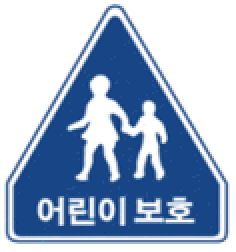
#> input picture ch5/child.png, 118 x 126 px (shown 2 times larger)
$ python 5-4.py
#> lines starting #> are read from the running program, lines starting #| are printed output that depends on the picture; after the words box and inside, x2 and y2 are one past the last pixel; in counts of white or black regions, pixels touching at a corner belong together
import cv2 as cv
import numpy as np

# --------------------------------------------------
# 1. 모델 이미지와 장면 이미지 불러오기
# --------------------------------------------------

# 모델 이미지: 찾고 싶은 어린이 보호 표지판
img1 = cv.imread('child.png')
#> img1 is the input picture: shape (126, 118, 3); mean B, G, R 204.4, 178.1, 159.3

# 장면 이미지: 실제 도로 사진
img2 = cv.imread('road.jpg')
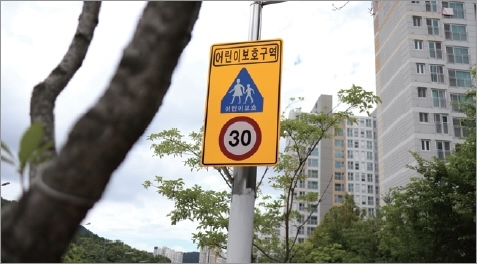
#> input picture ch5/road.jpg, 477 x 264 px
#> img2 is the input picture: shape (264, 477, 3); mean B, G, R 138.4, 147.1, 149.3

# 이미지가 제대로 불러와졌는지 확인
if img1 is None:
    print('child.png를 불러올 수 없습니다.')
    exit()

if img2 is None:
    print('road.jpg를 불러올 수 없습니다.')
    exit()


# --------------------------------------------------
# 2. 그레이스케일 변환
# --------------------------------------------------

# 모델 이미지를 확대하여 특징점 검출을 쉽게 함
img1 = cv.resize(img1, None, fx=3, fy=3)
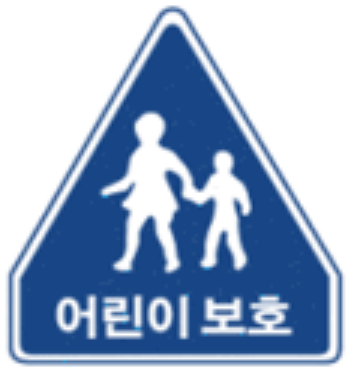
#> img1: shape (378, 354, 3); mean B, G, R 204.4, 178, 159.3

gray1 = cv.cvtColor(img1, cv.COLOR_BGR2GRAY)
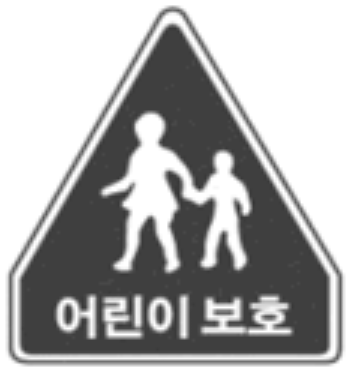
#> gray1: shape (378, 354); min 51, max 255, mean 175.5
gray2 = cv.cvtColor(img2, cv.COLOR_BGR2GRAY)
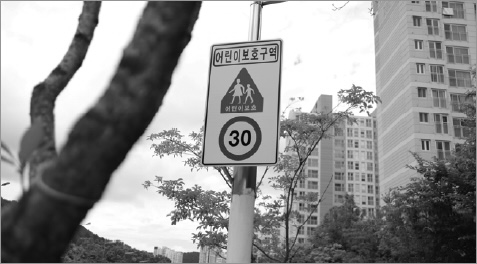
#> gray2: shape (264, 477); min 2, max 255, mean 146.8


# --------------------------------------------------
# 3. SIFT 특징점 검출
# --------------------------------------------------

sift = cv.SIFT_create()

kp1, des1 = sift.detectAndCompute(gray1, None)
#> kp1 = 147 keypoints; strongest (x, y, size): (150, 126, 18.1), (223, 160, 12.5), (124, 264, 10.3), (209, 260, 10.1)
kp2, des2 = sift.detectAndCompute(gray2, None)
#> kp2 = 1108 keypoints; strongest (x, y, size): (82, 40, 14.1), (45, 96, 19.9), (104, 220, 25.1), (230, 143, 2.3)

print('모델 이미지 특징점 수:', len(kp1))
#| 모델 이미지 특징점 수: 147
print('장면 이미지 특징점 수:', len(kp2))
#| 장면 이미지 특징점 수: 1108


# --------------------------------------------------
# 4. FLANN을 이용한 특징점 매칭
# --------------------------------------------------

FLANN_INDEX_KDTREE = 1

index_params = dict(
    algorithm=FLANN_INDEX_KDTREE,
    trees=5
)

search_params = dict(
    checks=50
)

flann = cv.FlannBasedMatcher(
    index_params,
    search_params
)

matches = flann.knnMatch(
    des1,
    des2,
    k=2
)
#> matches = 147 matches


# --------------------------------------------------
# 5. 좋은 매칭 선별
# --------------------------------------------------

good = []

for m, n in matches:
    if m.distance < 0.8 * n.distance:
        good.append(m)
#> this loop made 147 passes
#> after the loop, good = 11 matches

print('전체 매칭 수:', len(matches))
#| 전체 매칭 수: 147
print('좋은 매칭 수:', len(good))
#| 좋은 매칭 수: 11


# --------------------------------------------------
# 6. 좋은 매칭이 충분하면 Homography 계산
# --------------------------------------------------

if len(good) >= 4:

    # 모델 이미지의 매칭점
    src_pts = np.float32(
        [kp1[m.queryIdx].pt for m in good]
    ).reshape(-1, 1, 2)
#> src_pts = [[70.04, 313.1], [124.3, 285.4], [175.8, 87.2], [183.6, 300.9], [223.2, 160.3], [224.7, 222.8], [225.1, 189.8], [225.1, 189.8], [246, 268.7], [246.2, 208.7], [248.7, 169.4]]

    # 장면 이미지의 매칭점
    dst_pts = np.float32(
        [kp2[m.trainIdx].pt for m in good]
    ).reshape(-1, 1, 2)
#> dst_pts = [[227.5, 108.2], [233.7, 104.3], [175, 218.7], [222, 171.2], [248.2, 85.41], [248.9, 94.12], [248.9, 89.53], [248.9, 89.53], [454.1, 10.96], [339.9, 245.4], [253.3, 85.96]]

    # RANSAC을 이용하여 Homography 계산
    H, mask = cv.findHomography(
        src_pts,
        dst_pts,
        cv.RANSAC,
        5.0
    )
#> H = [[-0.443, -0.528, 248.1], [-0.184, -0.168, 90.67], [-0.00182, -0.00208, 1]]; mask = [0, 0, 0, 0, 1, 0, 1, 1, 0, 0, 1]

    print('호모그래피 행렬 H:')
    print(H)
#| [[-4.42742646e-01 -5.28244539e-01  2.48109004e+02]
#|  [-1.84186879e-01 -1.67960703e-01  9.06707838e+01]
#|  [-1.81850259e-03 -2.08171783e-03  1.00000000e+00]]


    # --------------------------------------------------
    # 7. 모델 이미지의 네 꼭짓점을 장면 이미지로 변환
    # --------------------------------------------------

    h, w = img1.shape[:2]
#> h = 378; w = 354

    corners = np.float32([
        [0, 0],
        [w - 1, 0],
        [w - 1, h - 1],
        [0, h - 1]
    ]).reshape(-1, 1, 2)
#> corners = [[0, 0], [353, 0], [353, 377], [0, 377]]

    transformed_corners = cv.perspectiveTransform(
        corners,
        H
    )
#> transformed_corners = [[248.1, 90.67], [256.4, 71.64], [251.5, 88.27], [227.5, 127.1]]


    # --------------------------------------------------
    # 8. 장면 이미지에 표지판 위치 표시
    # --------------------------------------------------

    result = img2.copy()

    cv.polylines(
        result,
        [np.int32(transformed_corners)],
        True,
        (0, 255, 0),
        3,
        cv.LINE_AA
    )
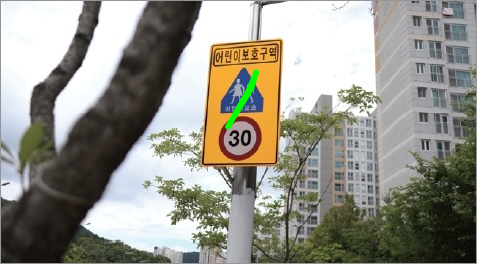
#> result: shape (264, 477, 3); 0.4% of pixels changed, all inside (x1, y1, x2, y2) = (224, 69, 260, 130)


    # --------------------------------------------------
    # 9. 매칭 결과도 확인
    # --------------------------------------------------

    matchesMask = mask.ravel().tolist()
#> matchesMask = [0, 0, 0, 0, 1, 0, 1, 1, 0, 0, 1]

    matching_result = cv.drawMatches(
        img1,
        kp1,
        img2,
        kp2,
        good,
        None,
        matchesMask=matchesMask,
        flags=cv.DrawMatchesFlags_NOT_DRAW_SINGLE_POINTS
    )
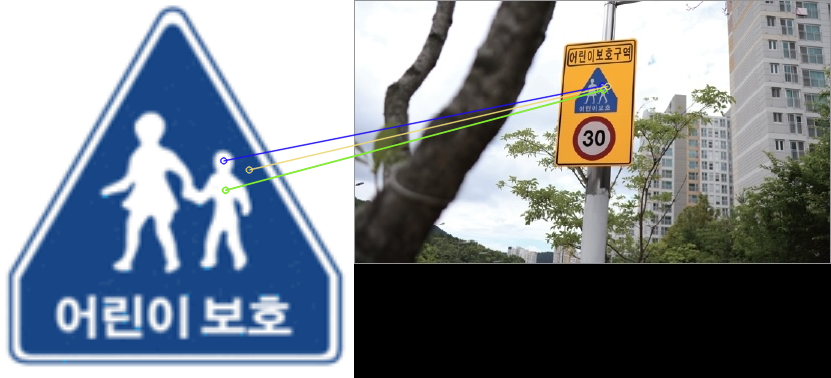
#> matching_result: shape (378, 831, 3); mean B, G, R 142.4, 134.9, 127.6


    # --------------------------------------------------
    # 10. 결과 출력
    # --------------------------------------------------

    cv.imshow('Traffic Sign Detection', result)
    cv.imshow('Feature Matching', matching_result)

    cv.waitKey()
    cv.destroyAllWindows()

else:

    print('좋은 매칭점이 4개보다 적어서 Homography를 계산할 수 없습니다.')
